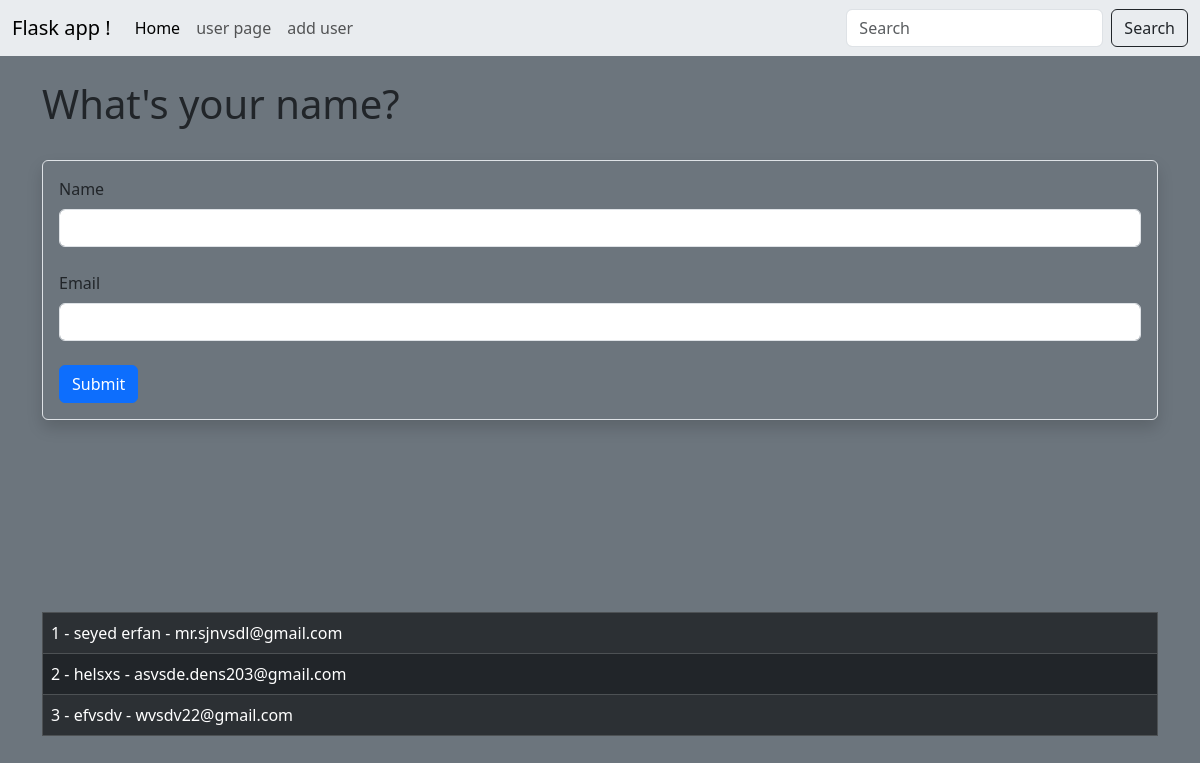
The page /user/add on the database as committed earlier.
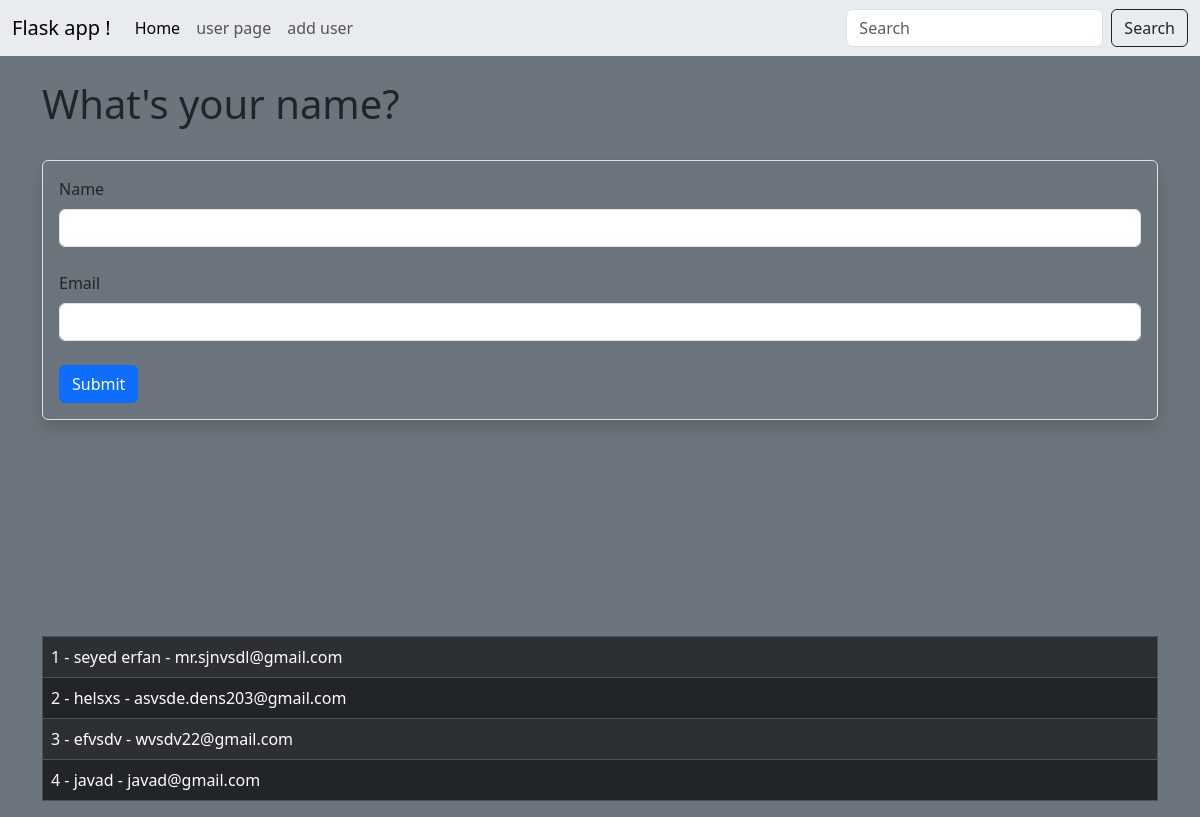
The same page on the database as committed later.
### main.py (models this page shows, shortened)
class Users(db.Model):
    id = db.Column(db.Integer, primary_key=True)
    name = db.Column(db.String(120), nullable=False)
    email = db.Column(db.String(120), nullable=False, unique=True)
    date_added = db.Column(db.DateTime, default=datetime.utcnow())

### main.py (the view, shortened to what this page needs)
@app.route('/user/add', methods=['GET', 'POST'])
def add_user():
	name = None
	form = UserForm()
	our_users = Users.query.order_by(Users.date_added)
	return render_template("add_user.html",
		form=form,
		name=name,
		our_users=our_users)

### main.py
class UserForm(FlaskForm):
	name = StringField("Name", validators=[DataRequired()])
	email = StringField("Email", validators=[DataRequired()])
	submit = SubmitField("Submit")

### templates/add_user.html (shortened to what this page needs)
{% extends 'base.html' %}
{% block content %}
    {% if name %}
        <h1> Hello {{ name }} !!</h1>
    {% else %}
        <h1> What's your name?</h1>
        <br/>
        <div class="shadow p-3 mb-5 border rounded">
            <form method="POST", >
                {{ form.name.label(class="form-label") }}
                {{ form.name(class="form-control") }}
                <br/>
                {{ form.email.label(class="form-label") }}
                {{ form.email(class="form-control") }}
                <br/>
                {{ form.submit(class="btn btn-primary") }}
            </form>
        </div>
        <br/>
        <br/>
        <br/>
    {% endif %}
    <table class="table table-hover table-bordered table-striped table-dark">
        {% for our_user in our_users %}
            <tr>
                <td>
                    {{ our_user.id }} - {{ our_user.name }} - {{ our_user.email }}
                </td>
            </tr>
            <br/>
        {% endfor %}
    </table>
{% endblock %}

### templates/base.html (shortened to what this page needs)
<!doctype html>
<html lang="en">
  <head>
    <link href="https://cdn.jsdelivr.net/npm/bootstrap@5.3.1/dist/css/bootstrap.min.css"
          rel="stylesheet">
        <link href="{{ url_for('static', filename='css/style.css')}}" rel="stylesheet">
  </head>
  <body class="bg-secondary">
    {% include 'base/navbar.html' %}
    <br/>
    <div class="container">
        {% block content %}
        {% endblock %}
    </div>
  </body>
</html>

### templates/base/navbar.html (shortened to what this page needs)
<nav class="navbar navbar-expand-lg bg-body-secondary">
  <div class="container-fluid">
    <a class="navbar-brand" href="#">Flask app ! </a>
    <div class="collapse navbar-collapse text-white" id="navbarSupportedContent">
      <ul class="navbar-nav me-auto mb-2 mb-lg-0">
        <li class="nav-item">
          <a class="nav-link active" aria-current="page" href="{{url_for('index')}}">Home</a>
        </li>
        <li class="nav-item">
          <a class="nav-link" href="{{url_for('user', name='hafez')}}" >user page</a>
        </li>
        <li class="nav-item">
          <a class="nav-link" href="{{url_for('add_user')}}" >add user</a>
        </li>
      </ul>
      <form class="d-flex" role="search">
        <input class="form-control me-2" type="search" placeholder="Search" aria-label="Search">
        <button class="btn btn-outline-dark" type="submit">Search</button>
      </form>
    </div>
  </div>
</nav>

Rows that differ between the two databases and show on the page:
added Users: id "4", name "javad", email "javad@gmail.com"
